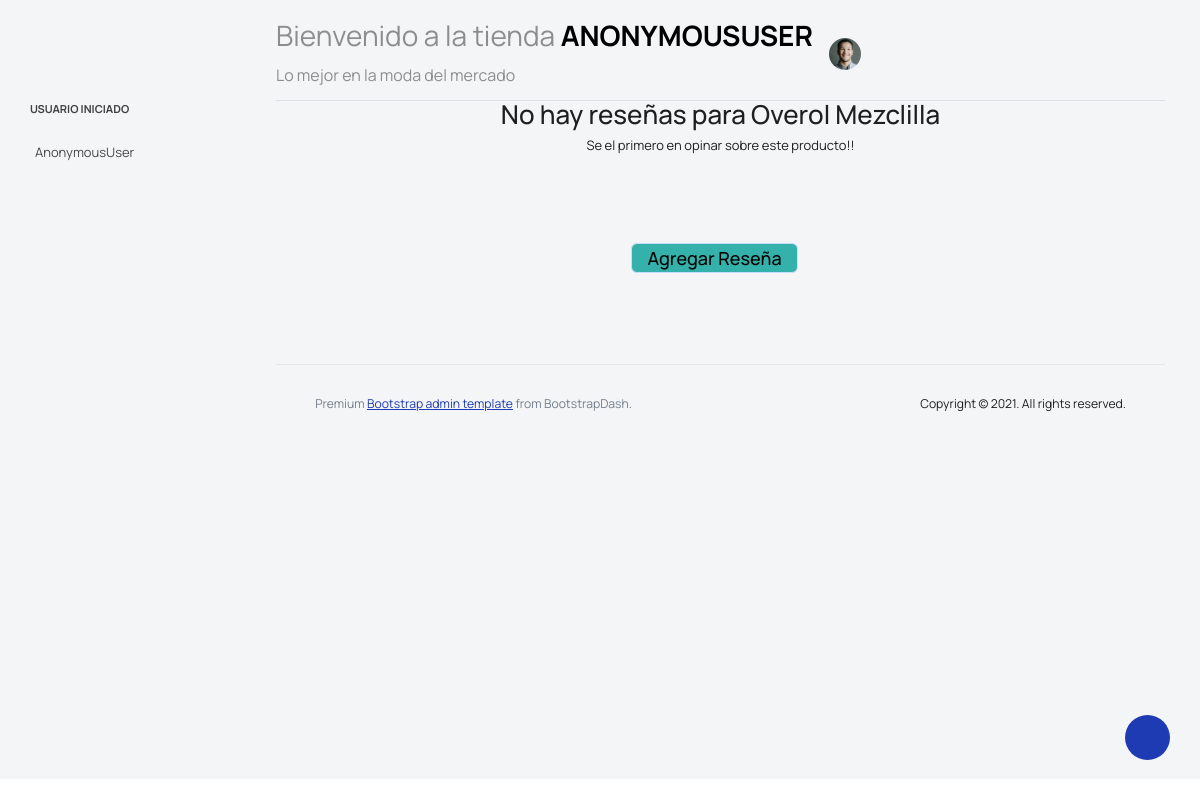
Page /articulos/resenas/25 on the earlier database version.
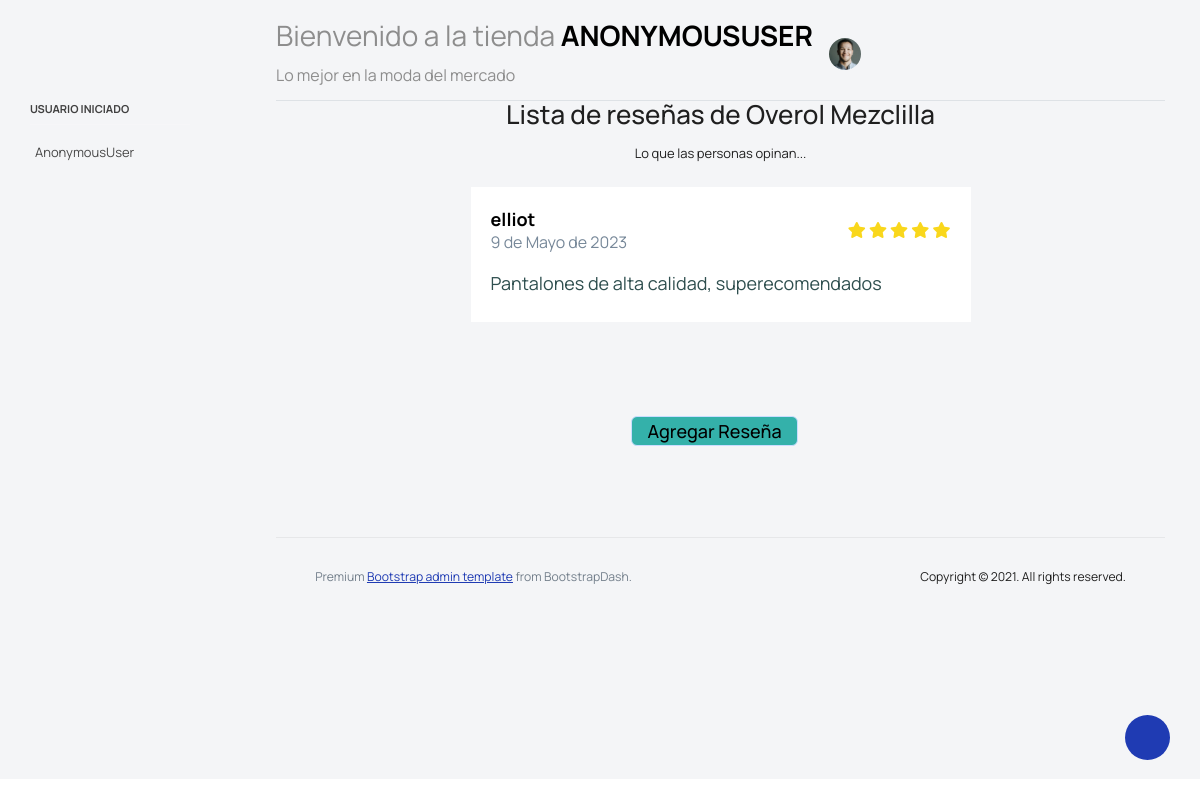
Same page on the later database version.
### articulos/models.py (models this page shows, shortened)
class Articulo(models.Model):
    id =  models.AutoField(primary_key=True)
    nombre = models.CharField(max_length=100,validators=[RegexValidator('[+-/%]', inverse_match=True)])
    precio = models.DecimalField(max_digits=6, decimal_places=2)
    talla = models.CharField(max_length=8, choices=TALLAS)
    descripcion = models.TextField(max_length=250, blank=True, null=True)
    imagen = models.ImageField('Foto del Artículo', upload_to=directory_path, validators=[image_validator])
    class Meta:
        ordering = ["id"]

class Resena(models.Model):
    descripcion = models.TextField(max_length=500)
    estrellas = models.CharField(max_length=12,choices=ESTRELLAS)
    fecha = models.DateField(auto_now_add=True)
    articulo = models.ForeignKey(Articulo, on_delete=models.CASCADE)
    user = models.ForeignKey(User, on_delete=models.CASCADE)

### articulos/views.py (the view)
# urls.py: path('resenas/<int:id>', views.VerResenas, name='ver_resenas'),
def VerResenas(request, id):
    resenas = Resena.objects.filter(articulo = id)
    articulo = Articulo.objects.get(id=id)
    context={
        'articulo': articulo,
        'resenas':resenas
    }
    return render(request, 'ver_resenas.html', context)

### articulos/templates/ver_resenas.html (shortened to what this page needs)
{% extends 'base.html' %}
{% load static %}
{% block contenido %}
    {% if resenas.count != 0 %}
    <form action="" method="post" id="form">
        <div class="text-center">
            <h2 class="text-3x1 tracking-tight font-extrabold text-gray-900 sm:text-4x1">
                Lista de reseñas de {{articulo.nombre}}
            </h2>
            <p class="mt-3 max-w-2x1 mx-auto text-1 text-gray-500 sm:mt-4">
                Lo que las personas opinan...
            </p>
        </div>
        <div class="contenedor_general">
            {% for resena in resenas %}
                <div class="contenedor_resena">
                    <div class="cont_sup">
                        <div class="contenedor_nombre_fecha">
                            <strong>{{resena.user}}</strong>
                            <span>{{resena.fecha}}</span>
                        </div>
                        <div class="contenedor_estrellas">
                            {% if resena.estrellas == '1' %}
                                <i class="fas fa-star"></i>
                            {% elif resena.estrellas == '2' %}
                                <i class="fas fa-star"></i>
                                <i class="fas fa-star"></i>
                            {% elif resena.estrellas == '3' %}
                                <i class="fas fa-star"></i>
                                <i class="fas fa-star"></i>
                                <i class="fas fa-star"></i>
                            {% elif resena.estrellas == '4' %}
                                <i class="fas fa-star"></i>
                                <i class="fas fa-star"></i>
                                <i class="fas fa-star"></i>
                                <i class="fas fa-star"></i>
                            {% else %}
                                <i class="fas fa-star"></i>
                                <i class="fas fa-star"></i>
                                <i class="fas fa-star"></i>
                                <i class="fas fa-star"></i>
                                <i class="fas fa-star"></i>
                            {% endif %}
                        </div>
                    </div>
                    <div class="contenedor_descripcion">
                        <p>{{resena.descripcion}}</p>
                    </div>
                </div>
            {% endfor %}
        </div>
    </form>
    {% else %}
        <div class="text-center">
            <h2 class="">
                No hay reseñas para {{articulo.nombre}}
            </h2>
            <p class="">
                Se el primero en opinar sobre este producto!!
            </p>
        </div>
    {% endif %}
    <div class="contenedor_boton_agregar">
        <a class="btn btn-success" style="font-size:large;" href="{% url 'agregar_resena' articulo.id %}">Agregar Reseña</a>
    </div>
{% endblock contenido %}

### tienda/templates/base.html (shortened to what this page needs)
{% load static %}
<!DOCTYPE html>
<html lang="en">
<head>
  <link rel="stylesheet" href="https://use.fontawesome.com/releases/v5.5.0/css/all.css">
  <link rel="stylesheet" href="{% static 'css/estilos.css' %}">
  <link rel="stylesheet" href="{% static 'css/feather.css' %}">
  <link rel="stylesheet" href="{% static 'css/materialdesignicons.min.css' %}">
  <link rel="stylesheet" href="{% static 'css/themify-icons.css' %}">
  <link rel="stylesheet" href="{% static 'css/typicons.css' %}">
  <link rel="stylesheet" href="{% static 'css/simple-line-icons.css' %}">
  <link rel="stylesheet" href="{% static 'css/vendor.bundle.base.css' %}">
  <link rel="stylesheet" href="{% static 'js/select.dataTables.min.css' %}">
  <link rel="stylesheet" href="{% static 'css/style.css' %}">
</head>
<body>
  <div class="container-scroller">
    <nav class="navbar default-layout col-lg-12 col-12 p-0 fixed-top d-flex align-items-top flex-row">
      <div class="text-center navbar-brand-wrapper d-flex align-items-center justify-content-start">
      </div>
      <div class="navbar-menu-wrapper d-flex align-items-top">
        <ul class="navbar-nav">
          <li class="nav-item font-weight-semibold d-none d-lg-block ms-0">
            <h1 class="welcome-text">Bienvenido a la tienda <span class="text-black fw-bold">{{user|upper}}</span></h1>
            <h3 class="welcome-sub-text"> Lo mejor en la moda del mercado </h3>
          </li>
        </ul>
          <li class="nav-item dropdown d-none d-lg-block user-dropdown">
            <a class="nav-link" id="UserDropdown" href="#" data-bs-toggle="dropdown" aria-expanded="false">
              <img class="img-xs rounded-circle" src="{% static 'img/face8.jpg' %}" alt="Profile image"> </a>
          </li>
      </div>
    </nav>
    <div class="container-fluid page-body-wrapper">
      <div class="theme-setting-wrapper">
        <div id="settings-trigger"><i class="ti-settings"></i></div>
      </div>
      <nav class="sidebar sidebar-offcanvas" id="sidebar">
        <ul class="nav">
          <li class="nav-item nav-category">Usuario Iniciado</li>
          <li class="nav-item">
            <li class="nav-item">
              <a class="nav-link">{{user}}</a>
            </li>
          </li>
      </nav>
      <div class="main-panel">
        <div class="content-wrapper">
          <div class="row">
            <div class="col-sm-12">
              <div class="home-tab">
                <div class="d-sm-flex align-items-center justify-content-between border-bottom">
                </div>
                <div class="container">
                  {% block contenido %}
                  {% endblock contenido %}
                </div>
        <footer class="footer">
          <div class="d-sm-flex justify-content-center justify-content-sm-between">
            <span class="text-muted text-center text-sm-left d-block d-sm-inline-block">Premium <a href="https://www.bootstrapdash.com/" target="_blank">Bootstrap admin template</a> from BootstrapDash.</span>
            <span class="float-none float-sm-right d-block mt-1 mt-sm-0 text-center">Copyright © 2021. All rights reserved.</span>
          </div>
        </footer>
      </div>
    </div>
  </div>
</body>
</html>

### static/css/estilos.css (style rules this page uses)
.btn { font-size: 16px; color: white; padding: 7px; border-radius: 3px; }
.contenedor_general { display:flex; justify-content: center; align-items: center; flex-wrap:wrap; width:100%; }
.contenedor_resena { width: 500px; box-shadow: 2px 2px 30px rgba(e, 0, 0, 0.1); background-color:white; padding:20px; margin:15px; cursor:pointer; }
.contenedor_nombre_fecha { display:flex; align-items:self-start; flex-direction: column; }
.contenedor_nombre_fecha strong { color: black; font-size:large; }
.contenedor_nombre_fecha span { color: lightslategray; font-size:medium; }
.contenedor_estrellas i { color: #f9d71c; }
.cont_sup { display: flex; justify-content: space-between; align-items: center; margin-bottom: 20px; }
.contenedor_descripcion p { color: darkslategrey; font-size:large; align-items: center; }
.contenedor_boton_agregar { display: grid; justify-content: center; align-items: center; max-height: 200px; min-height: 200px; min-width: 100%; max-width: 100%; }

Differences in the rows shown:
added Resena: user "elliot", fecha "9 de Mayo de 2023", estrellas "5" (drawn), descripcion "Pantalones de alta calidad, superecomendados"
Other differences:
text no longer shown: "No hay reseñas para Se el primero en opinar sobre este producto!!"
text now shown: "Lista de reseñas de Lo que las personas opinan..."
